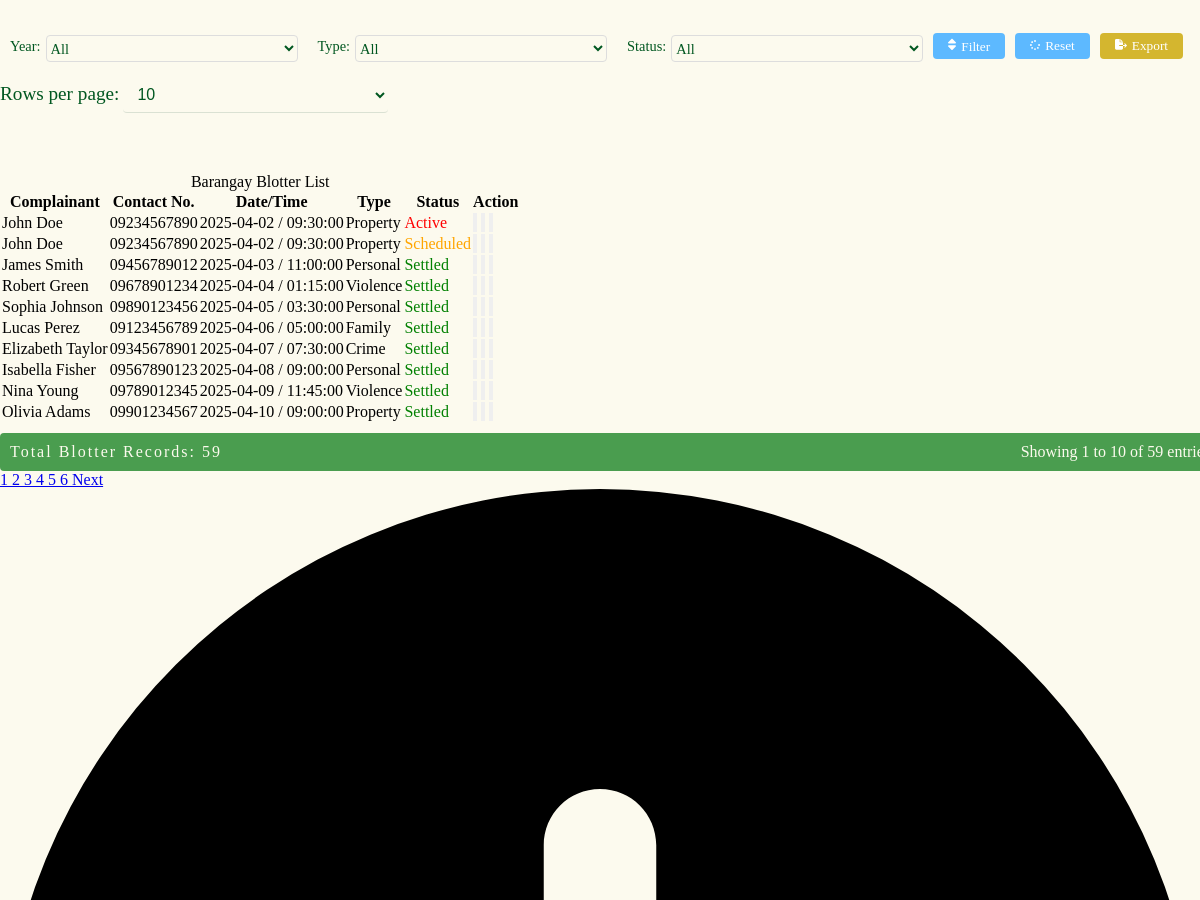
The app's page /administrator/admin_panel/brgy_blotter/blotter.php (upper part), older data.
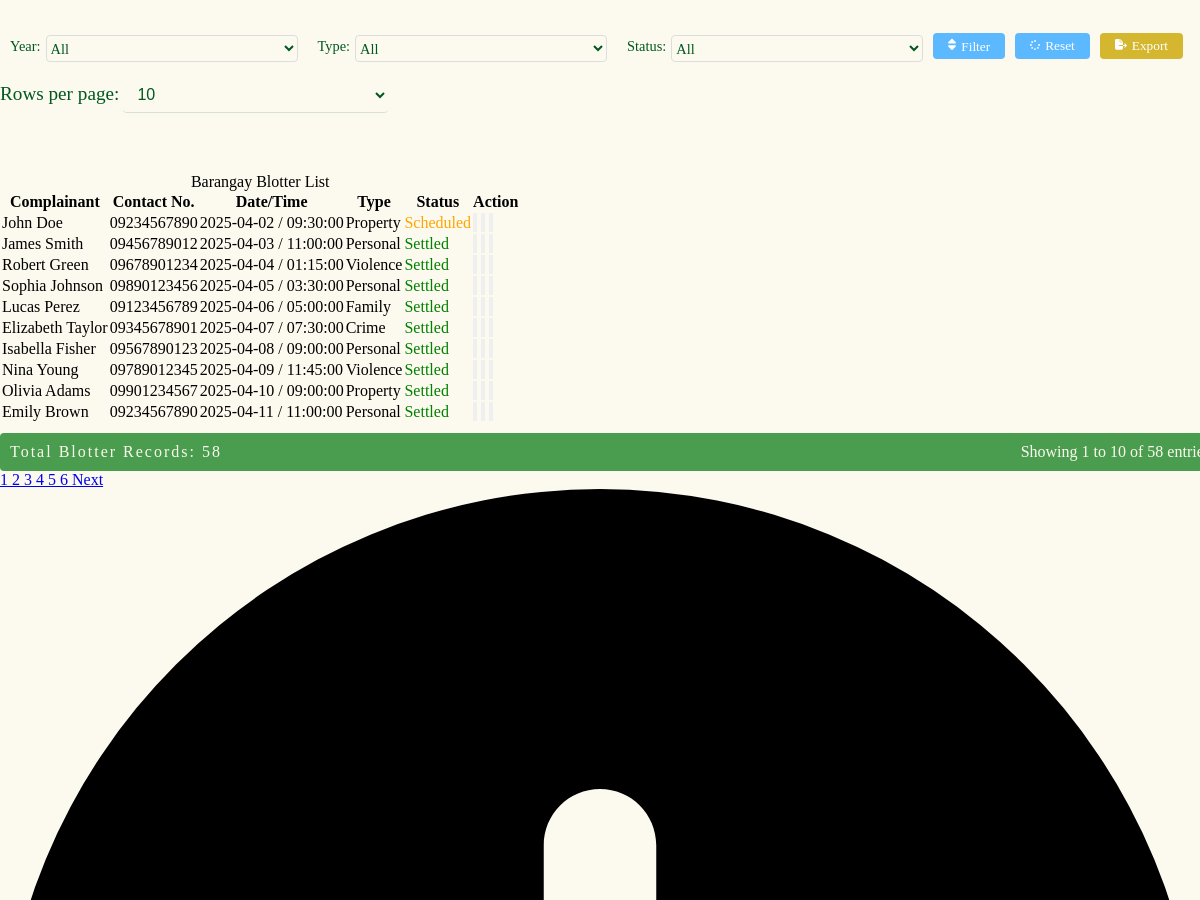
The same page, newer data.
### tables this page shows
CREATE TABLE `barangay_blotter` (
  `subject` varchar(200) NOT NULL,
  `cell_no` varchar(200) NOT NULL,
  `place` varchar(200) NOT NULL,
  `tanod` varchar(200) NOT NULL,
  `date` date NOT NULL,
  `time` time NOT NULL,
  `status` varchar(200) NOT NULL,
  `id` bigint(20) NOT NULL,
  `complainant` varchar(200) NOT NULL,
  `age` int(11) NOT NULL,
  `address_complainant` varchar(200) NOT NULL,
  `complained_name` varchar(200) NOT NULL,
  `add_complained_name` varchar(200) NOT NULL,
  `details_reason` text NOT NULL,
  `type` varchar(200) NOT NULL
);

### administrator/admin_panel/brgy_blotter/blotter.php (the view, shortened to what this page needs)
<!DOCTYPE html>
<html lang="en">
<head>
</head>
<body>
<?php
require("../../database/conn_db.php");
$complainant_filter = isset($_GET['complainant_filter']) ? $_GET['complainant_filter'] : '';
$year_filter = isset($_GET['year_filter']) ? $_GET['year_filter'] : '';
$type_filter = isset($_GET['type_filter']) ? $_GET['type_filter'] : '';
$status_filter = isset($_GET['status_filter']) ? $_GET['status_filter'] : '';
$page = isset($_GET['page']) ? max(1, (int)$_GET['page']) : 1;
$limit = isset($_GET['limit']) ? max(1, (int)$_GET['limit']) : 10;
$offset = ($page - 1) * $limit;
$whereClause = [];
$params = [];
$types = '';
$whereSQL = !empty($whereClause) ? 'WHERE ' . implode(' AND ', $whereClause) : '';
$countQuery = "SELECT COUNT(*) AS total FROM barangay_blotter $whereSQL";
$countStmt = $conn->prepare($countQuery);
$countStmt->execute();
$countResult = $countStmt->get_result();
$totalRows = $countResult->fetch_assoc()['total'];
$totalPages = max(1, ceil($totalRows / $limit));
$startRow = ($page - 1) * $limit + 1;
$endRow = min($page * $limit, $totalRows);
$sql = "SELECT * FROM barangay_blotter $whereSQL ORDER BY id DESC LIMIT ? OFFSET ?";
$stmt = $conn->prepare($sql);
if (!empty($params)) {
    $params[] = $limit;
    $params[] = $offset;
    $types .= 'ii';
    $stmt->bind_param($types, ...$params);
} else {
    $stmt->bind_param('ii', $limit, $offset);
}
$stmt->execute();
$result = $stmt->get_result();
if ($result->num_rows > 0) {?>
    <div class="limit-selector">
        <form method="GET" action="" class="filter-form">
            <div class="filter-group">
                <label for="year_filter">Year:</label>
                <select name="year_filter" id="year_filter">
                    <option value="">All</option>
                </select>
            </div>
            <div class="filter-group">
                <label for="type_filter">Type:</label>
                <select name="type_filter" id="type_filter">
                    <option value="">All</option>
                </select>
            </div>
            <div class="filter-group">
            <label for="status_filter">Status:</label>
            <select name="status_filter" id="status_filter">
                <option value="">All</option>
            </select>
        </div>
            <button type="submit" class="filter-btn">Filter</button>
            <button type="button" class="reset-btn" onclick="window.location.href='?page=1&limit=<?php echo $limit; ?>'">Reset</button>
            <button type="button" class="export-btn" id="export-btn">Export</button>
        </form>
        <form method="GET" action="">
            <label for="limit">Rows per page:</label>
            <select name="limit" id="limit" onchange="this.form.submit()">
                <option value="10" <?php if ($limit == 10) echo 'selected'; ?>>10</option>
            </select>
        </form>
    </div>
    <table>
        <caption>Barangay Blotter List</caption>
        <tr>
            <th>Complainant</th>
            <th>Contact No.</th>
            <th>Date/Time</th>
            <th>Type</th>
            <th>Status</th>
            <th>Action</th>
        </tr>
        <?php while($row = $result->fetch_assoc()) { ?>
            <tr class="table_hover">
                <td><?php echo $row["complainant"]; ?></td>
                <td><?php echo $row["cell_no"]; ?></td>
                <td><?php echo $row["date"] . " / " . $row["time"]; ?></td>
                <td><?php echo $row["type"]; ?></td>
                <td>
                    <?php
                    $status = $row["status"];
                    if ($status == "Active") {
                        echo "<p style='color:red;'>Active</p>";
                    } elseif ($status == "Settled") {
                        echo "<p style='color:green;'>Settled</p>";
                    } elseif ($status == "Scheduled") {
                        echo "<p style='color:orange;'>Scheduled</p>";
                    }
                    ?>
                </td>
                <td>
                    <div id="form_up_del_official">
                        <button id="view_resident_btn" class="view_btn" data-id="<?php echo $row["id"]; ?>">
                        </button>
                        <button id="update_official_btn" class="update_btn" data-id="<?php echo $row["id"]; ?>">
                        </button>
                        <button id="delete_official_btn" class="delete_btn_blotter" data-id="<?php echo $row["id"]; ?>">
                        </button>
                    </div>
                </td>
            </tr>
        <?php } ?>
    </table>
    <div class="table-footer">
        <div class="total-count">Total Blotter Records: <?php echo $totalRows; ?></div>
        <div class="pagination-info">
            Showing <?php echo $startRow; ?> to <?php echo $endRow; ?> of <?php echo $totalRows; ?> entries
        </div>
    </div>
    <div class="pagination">
        <?php for ($i = 1; $i <= $totalPages; $i++): ?>
            <a href="?page=<?php echo $i; ?>&limit=<?php echo $limit; ?>&complainant_filter=<?php echo urlencode($complainant_filter); ?>&year_filter=<?php echo urlencode($year_filter); ?>&type_filter=<?php echo urlencode($type_filter); ?>&status_filter=<?php echo urlencode($status_filter); ?>"
               class="<?php echo $i == $page ? 'active' : ''; ?>">
                <?php echo $i; ?>
            </a>
        <?php endfor; ?>
        <?php if ($page < $totalPages): ?>
            <a href="?page=<?php echo $page + 1; ?>&limit=<?php echo $limit; ?>&complainant_filter=<?php echo urlencode($complainant_filter); ?>&year_filter=<?php echo urlencode($year_filter); ?>&type_filter=<?php echo urlencode($type_filter); ?>&status_filter=<?php echo urlencode($status_filter); ?>">Next</a>
        <?php endif; ?>
    </div>
<?php }
?>
<div id="delete-modal" class="delete-modal">
    <div class="delete-modal-content">
        <span><svg xmlns="http://www.w3.org/2000/svg" viewBox="0 0 512 512"><path d="M256 512A256 256 0 1 0 256 0a256 256 0 1 0 0 512zm0-384c13.3 0 24 10.7 24 24l0 112c0 13.3-10.7 24-24 24s-24-10.7-24-24l0-112c0-13.3 10.7-24 24-24zM224 352a32 32 0 1 1 64 0 32 32 0 1 1 -64 0z"/></svg></span>
    </div>
</div>
        <?php include("update_temp.php");?>
        <?php include('view_temp.php')?>
</body>
</html>

### administrator/admin_panel/brgy_blotter/update_temp.php (shortened to what this page needs)
<!DOCTYPE html>
<html lang="en">
<head>
    <link rel="stylesheet" href="/BIS/administrator/admin_panel/brgy_blotter/brgy_blotter_upd.css"/>
</head>
<body>
</body>
</html>

### administrator/admin_panel/brgy_blotter/view_temp.php (shortened to what this page needs)
<!DOCTYPE html>
<html lang="en">
<head>
    <link rel="stylesheet" href="/BIS/administrator/admin_panel/brgy_blotter/view.css"/>
</head>
<body>
</body>
</html>

### administrator/admin_panel/brgy_blotter/brgy_blotter_upd.css (style rules this page uses)
* { margin: 0px; padding: 0px; box-sizing: content-box; list-style-type: none ; }
html { scroll-behavior: smooth; }
:root { --bg-color:#FCFAEE; --2nd-bg-color:#4A9D4f; --sub-bg-color: #005720 ; --1st-text-color: #005720 ; --2nd-text-color: rgb(53, 53, 53); --3rd-text-color: #FCFAEE; --btn-color: #F5E402; --other-color :rgb(0, 183, 255); }
body { background-repeat: no-repeat; background-size: cover; background-color: var(--bg-color); }
form { padding: 50px; }
form input, select { width: 250px; height: 25px; padding: 5px 5px 5px 10px; margin-top: 5px ; margin-bottom: 10px; border-radius: 4px; color: #005720; border: none; }
form label { font-size: 1rem; font-family: "sub_text"; color: #005720; }

### administrator/admin_panel/brgy_blotter/view.css (style rules this page uses)
* { margin: 0px; padding: 0px; box-sizing: content-box; list-style-type: none ; }
html { scroll-behavior: smooth; }
:root { --bg-color:#FCFAEE; --2nd-bg-color:#4A9D4f; --sub-bg-color: #005720 ; --1st-text-color: #005720 ; --2nd-text-color: rgb(53, 53, 53); --3rd-text-color: #FCFAEE; --btn-color: #F5E402; --other-color :rgb(0, 183, 255); }
body { background-color: var(--bg-color); background-repeat: no-repeat; background-size: cover; }
form { padding: 0px; }
form input, select { width: 250px; height: 25px; padding: 5px 5px 5px 10px; margin-top: 5px ; margin-bottom: 10px; border-radius: 4px; background-color: transparent; color: #005720;; border-radius: 4px; border-bottom: 1px solid #79968442; font-size: 1rem; }
form label { font-size: 1.2rem; font-family: "sub_text"; color: #005720; }

### administrator/admin_panel/brgy_blotter/blotter.php (style rules this page uses)
.table-footer { display: flex; justify-content: space-between; margin-top: 10px; padding: 10px; margin-left:0px; background-color:#4A9D4f; border-radius: 4px; width: 100%; transition:all 0.5s ease; }
.total-count { font-weight: 400; color:#FCFAEE; font-family:"sub_text"; letter-spacing:2px; }
.pagination-info { color: #666; color:#FCFAEE; font-family:"sub_text"; }
.limit-selector { height:max-content; width:100%; margin-left:0px; margin-bottom:0px; margin-top:30px; margin-bottom:50px; }
.limit-selector form { padding :0px; margin-top:0px; }
.filter-form { display: flex; flex-wrap: wrap; gap: 10px; align-items: center; }
.filter-group { display: flex; align-items: center; gap: 5px; }
.filter-group label { font-family: "sub_text"; font-size: 0.9rem; margin-left:10px; margin-top:-10px; }
.filter-group select, .filter-group input { padding: 0px; border: 1px solid #ddd; border-radius: 4px; font-family: "sub_text"; font-size:0.9rem; }
.filter-btn { padding: 5px 15px; background-color: rgb(93,185,255); color: white; border: none; border-radius: 4px; cursor: pointer; font-family: "sub_text"; margin-top:-10px; }
.reset-btn { padding: 5px 15px; background-color: rgb(93,185,255); color: white; border: none; border-radius: 4px; cursor: pointer; margin-top:-10px; font-family: "sub_text"; }
.export-btn { padding: 5px 15px; background-color: rgb(212,182,47); color: white; border: none; border-radius: 4px; cursor: pointer; font-family: "sub_text"; margin-top:-10px; }

Row changes from the older to the newer data that the page shows:
removed barangay_blotter: complainant "John Doe", cell_no "09234567890", date "2025-04-02", time "09:30:00", type "Property", status "Active"
now on this page (row unchanged): barangay_blotter: complainant "Emily Brown", cell_no "09234567890", date "2025-04-11", time "11:00:00", type "Personal", status "Settled"
Text that changed along with them:
$totalRows: "59" → "58"
